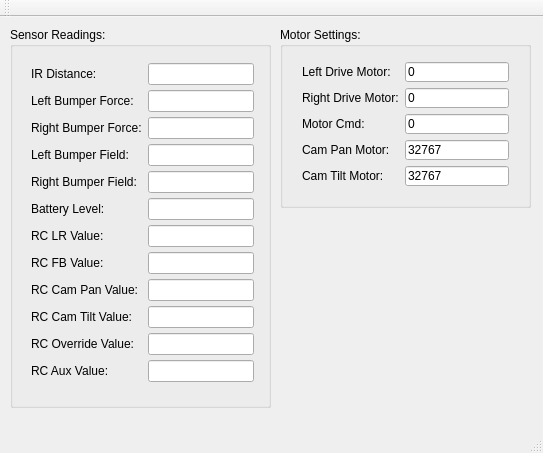
<?xml version="1.0" encoding="UTF-8"?>
<ui version="4.0">
 <class>BotMonitor</class>
 <widget class="QMainWindow" name="BotMonitor">
  <property name="geometry">
   <rect>
    <x>0</x>
    <y>0</y>
    <width>543</width>
    <height>453</height>
   </rect>
  </property>
  <property name="windowTitle">
   <string>BotMonitor</string>
  </property>
  <widget class="QWidget" name="centralWidget">
   <widget class="QGroupBox" name="sensorGroupBox">
    <property name="geometry">
     <rect>
      <x>10</x>
      <y>10</y>
      <width>261</width>
      <height>381</height>
     </rect>
    </property>
    <property name="title">
     <string>Sensor Readings:</string>
    </property>
    <widget class="QWidget" name="layoutWidget">
     <property name="geometry">
      <rect>
       <x>10</x>
       <y>20</y>
       <width>245</width>
       <height>356</height>
      </rect>
     </property>
     <layout class="QGridLayout" name="gridLayout_2">
      <property name="verticalSpacing">
       <number>0</number>
      </property>
      <item row="0" column="0">
       <widget class="QLabel" name="irDistLabel">
        <property name="text">
         <string>IR Distance:</string>
        </property>
       </widget>
      </item>
      <item row="0" column="1">
       <widget class="QLineEdit" name="sensorIRDistanceEdit">
        <property name="readOnly">
         <bool>true</bool>
        </property>
       </widget>
      </item>
      <item row="1" column="0">
       <widget class="QLabel" name="leftBumpForceLabel">
        <property name="text">
         <string>Left Bumper Force:</string>
        </property>
       </widget>
      </item>
      <item row="1" column="1">
       <widget class="QLineEdit" name="sensorLeftBumperForceEdit">
        <property name="readOnly">
         <bool>true</bool>
        </property>
       </widget>
      </item>
      <item row="2" column="0">
       <widget class="QLabel" name="rightBumpForceLabel">
        <property name="text">
         <string>Right Bumper Force:</string>
        </property>
       </widget>
      </item>
      <item row="2" column="1">
       <widget class="QLineEdit" name="sensorRightBumperForceEdit">
        <property name="readOnly">
         <bool>true</bool>
        </property>
       </widget>
      </item>
      <item row="3" column="0">
       <widget class="QLabel" name="leftBumpFieldLabel">
        <property name="text">
         <string>Left Bumper Field:</string>
        </property>
       </widget>
      </item>
      <item row="3" column="1">
       <widget class="QLineEdit" name="sensorLeftBumperFieldEdit">
        <property name="readOnly">
         <bool>true</bool>
        </property>
       </widget>
      </item>
      <item row="4" column="0">
       <widget class="QLabel" name="rightBumpFieldLabel">
        <property name="text">
         <string>Right Bumper Field:</string>
        </property>
       </widget>
      </item>
      <item row="4" column="1">
       <widget class="QLineEdit" name="sensorRightBumperFieldEdit">
        <property name="readOnly">
         <bool>true</bool>
        </property>
       </widget>
      </item>
      <item row="5" column="0">
       <widget class="QLabel" name="batteryLevelLabel">
        <property name="text">
         <string>Battery Level:</string>
        </property>
       </widget>
      </item>
      <item row="5" column="1">
       <widget class="QLineEdit" name="batteryLevelEdit">
        <property name="readOnly">
         <bool>true</bool>
        </property>
       </widget>
      </item>
      <item row="6" column="0">
       <widget class="QLabel" name="rcLRValueLabel">
        <property name="text">
         <string>RC LR Value:</string>
        </property>
       </widget>
      </item>
      <item row="6" column="1">
       <widget class="QLineEdit" name="sensorRCLRValueEdit">
        <property name="readOnly">
         <bool>true</bool>
        </property>
       </widget>
      </item>
      <item row="7" column="0">
       <widget class="QLabel" name="rcFBValueLabel">
        <property name="text">
         <string>RC FB Value:</string>
        </property>
       </widget>
      </item>
      <item row="7" column="1">
       <widget class="QLineEdit" name="sensorRCFBValueEdit">
        <property name="readOnly">
         <bool>true</bool>
        </property>
       </widget>
      </item>
      <item row="8" column="0">
       <widget class="QLabel" name="rcCamPanValueLabel">
        <property name="text">
         <string>RC Cam Pan Value:</string>
        </property>
       </widget>
      </item>
      <item row="8" column="1">
       <widget class="QLineEdit" name="sensorRCCamPanValueEdit">
        <property name="readOnly">
         <bool>true</bool>
        </property>
       </widget>
      </item>
      <item row="9" column="0">
       <widget class="QLabel" name="rcCamTiltValueLabel">
        <property name="text">
         <string>RC Cam Tilt Value:</string>
        </property>
       </widget>
      </item>
      <item row="9" column="1">
       <widget class="QLineEdit" name="sensorRCCamtiltValueEdit">
        <property name="readOnly">
         <bool>true</bool>
        </property>
       </widget>
      </item>
      <item row="10" column="0">
       <widget class="QLabel" name="rcCamOverrideLabel">
        <property name="text">
         <string>RC Override Value:</string>
        </property>
       </widget>
      </item>
      <item row="10" column="1">
       <widget class="QLineEdit" name="sensorRCOverrideValueEdit">
        <property name="readOnly">
         <bool>true</bool>
        </property>
       </widget>
      </item>
      <item row="11" column="0">
       <widget class="QLabel" name="rcAuxValueLabel">
        <property name="text">
         <string>RC Aux Value:</string>
        </property>
       </widget>
      </item>
      <item row="11" column="1">
       <widget class="QLineEdit" name="sensorRCAuxValueEdit">
        <property name="readOnly">
         <bool>true</bool>
        </property>
       </widget>
      </item>
     </layout>
    </widget>
   </widget>
   <widget class="QGroupBox" name="motorGroupBox">
    <property name="geometry">
     <rect>
      <x>280</x>
      <y>10</y>
      <width>251</width>
      <height>181</height>
     </rect>
    </property>
    <property name="title">
     <string>Motor Settings:</string>
    </property>
    <widget class="QWidget" name="">
     <property name="geometry">
      <rect>
       <x>11</x>
       <y>24</y>
       <width>229</width>
       <height>146</height>
      </rect>
     </property>
     <layout class="QGridLayout" name="gridLayout">
      <item row="0" column="0">
       <widget class="QLabel" name="leftDriveMotorLabel">
        <property name="text">
         <string>Left Drive Motor:</string>
        </property>
       </widget>
      </item>
      <item row="0" column="1">
       <widget class="QLineEdit" name="leftDriveMotorEdit">
        <property name="text">
         <string>0</string>
        </property>
        <property name="readOnly">
         <bool>false</bool>
        </property>
       </widget>
      </item>
      <item row="1" column="0">
       <widget class="QLabel" name="rightDriveMotorLabel">
        <property name="text">
         <string>Right Drive Motor:</string>
        </property>
       </widget>
      </item>
      <item row="1" column="1">
       <widget class="QLineEdit" name="rightDriveMotorEdit">
        <property name="text">
         <string>0</string>
        </property>
        <property name="readOnly">
         <bool>false</bool>
        </property>
       </widget>
      </item>
      <item row="2" column="0">
       <widget class="QLabel" name="motorCmdLabel">
        <property name="text">
         <string>Motor Cmd:</string>
        </property>
       </widget>
      </item>
      <item row="2" column="1">
       <widget class="QLineEdit" name="motorCmdEdit">
        <property name="text">
         <string>0</string>
        </property>
        <property name="readOnly">
         <bool>false</bool>
        </property>
       </widget>
      </item>
      <item row="3" column="0">
       <widget class="QLabel" name="camPanMotorLabel">
        <property name="text">
         <string>Cam Pan Motor:</string>
        </property>
       </widget>
      </item>
      <item row="3" column="1">
       <widget class="QLineEdit" name="camPanMotorEdit">
        <property name="text">
         <string>32767</string>
        </property>
        <property name="readOnly">
         <bool>false</bool>
        </property>
       </widget>
      </item>
      <item row="4" column="0">
       <widget class="QLabel" name="camTiltMotorLabel">
        <property name="text">
         <string>Cam Tilt Motor:</string>
        </property>
       </widget>
      </item>
      <item row="4" column="1">
       <widget class="QLineEdit" name="camTiltMotorEdit">
        <property name="text">
         <string>32767</string>
        </property>
        <property name="readOnly">
         <bool>false</bool>
        </property>
       </widget>
      </item>
     </layout>
    </widget>
   </widget>
  </widget>
  <widget class="QMenuBar" name="menuBar">
   <property name="geometry">
    <rect>
     <x>0</x>
     <y>0</y>
     <width>543</width>
     <height>22</height>
    </rect>
   </property>
  </widget>
  <widget class="QToolBar" name="mainToolBar">
   <attribute name="toolBarArea">
    <enum>TopToolBarArea</enum>
   </attribute>
   <attribute name="toolBarBreak">
    <bool>false</bool>
   </attribute>
  </widget>
  <widget class="QStatusBar" name="statusBar"/>
 </widget>
 <layoutdefault spacing="6" margin="11"/>
 <resources/>
 <connections/>
</ui>
